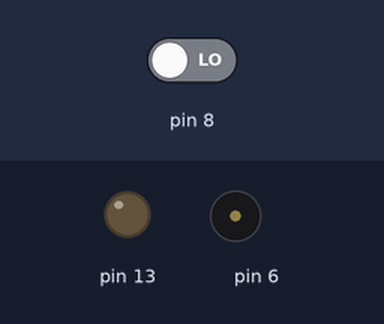
Bench run of a sketch on a simulated Arduino Uno, built with avr-gcc and run on an emulated ATmega328P. On the bench: output pins drawn as LEDs (lit = HIGH), buzzer (waves = sounding). Dashed ring = blinking. The test bench sets the inputs (shaded band); at power-on: pin 8 LOW.

Above: at 1.2 s.
1.3 s: pin 8 driven HIGH
At 2.1 s:
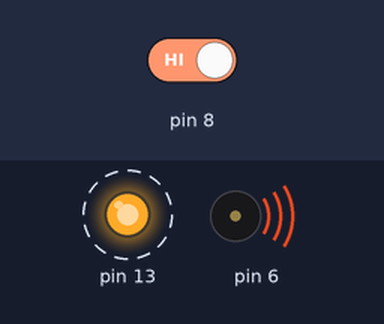
Timing chart, 0 to 10.3 s (numbered marks = the images above; inputs shaded):
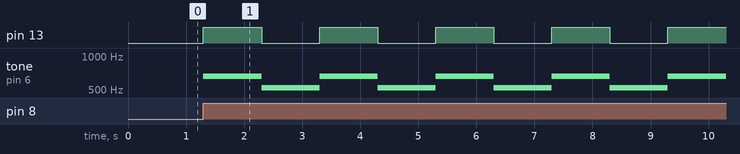

Measured:
- after the input at 1.3 s, pin 13: alternates HIGH for 1.0 s and LOW for 1.0 s, starting at once; tone on pin 6: alternates 659 Hz for 1.0 s and 523 Hz for 1.0 s, starting at once

The sketch:

20210129__siren.ino
```cpp
//사이렌
void setup() {
  pinMode(6,OUTPUT);
  pinMode(13,OUTPUT);
  pinMode(8,INPUT);


}

void loop() {
  if(digitalRead(8)==HIGH){
    digitalWrite(13,HIGH);
    tone(6,659);
    delay(1000);
    digitalWrite(13,LOW);
    tone(6,523);
    delay(1000);
    digitalWrite(13,HIGH);
    tone(6,659);
    delay(1000);
    digitalWrite(13,LOW);
    tone(6,523);
    delay(1000);
    digitalWrite(13,HIGH);
    tone(6,659);
    delay(1000);
    digitalWrite(13,LOW);
    tone(6,523);
    delay(1000);
    digitalWrite(13,HIGH);
    tone(6,659);
    delay(1000);
    digitalWrite(13,LOW);
    tone(6,523);
    delay(1000);
    digitalWrite(13,HIGH);
    tone(6,659);
    delay(1000);
    digitalWrite(13,LOW);
    tone(6,523);


    }


}
```
